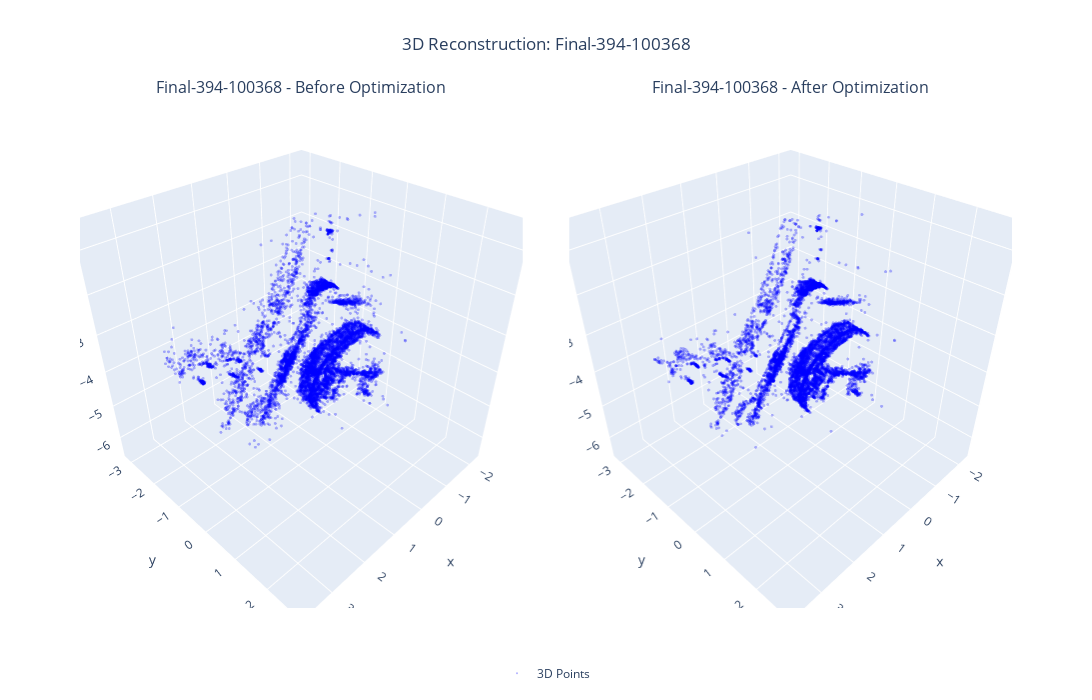

Here is the notebook cell this chart was saved with:
### Code cell
check_memory_status()
run_single_dataset(1, verbose=True)  
force_cleanup()

### Figure 1 — Plotly figure (JSON) as saved in the notebook; plotly's stock layout.template omitted (floating-point values rounded to 4 significant figures; data arrays with more than 128 entries replaced by an {"elided": "..."} marker saying what was removed)
{"data": [{"marker": {"color": "blue", "opacity": 0.3, "size": 1}, "mode": "markers", "name": "3D Points", "scene": "scene", "showlegend": true, "type": "scatter3d", "x": {"elided": "10000 float values"}, "y": {"elided": "10000 float values"}, "z": {"elided": "10000 float values"}}, {"marker": {"color": "blue", "opacity": 0.3, "size": 1}, "mode": "markers", "name": "3D Points", "scene": "scene2", "showlegend": false, "type": "scatter3d", "x": {"elided": "10000 float values"}, "y": {"elided": "10000 float values"}, "z": {"elided": "10000 float values"}}], "layout": {"annotations": [{"font": {"size": 16}, "showarrow": false, "text": "Final-394-100368 - Before Optimization", "x": 0.2375, "xanchor": "center", "xref": "paper", "y": 1, "yanchor": "bottom", "yref": "paper"}, {"font": {"size": 16}, "showarrow": false, "text": "Final-394-100368 - After Optimization", "x": 0.7625, "xanchor": "center", "xref": "paper", "y": 1, "yanchor": "bottom", "yref": "paper"}], "height": 700, "legend": {"orientation": "h", "x": 0.5, "xanchor": "center", "y": -0.1}, "scene": {"aspectmode": "cube", "domain": {"x": [0, 0.475], "y": [0, 1]}, "xaxis": {"range": [-2.41, 3.861]}, "yaxis": {"range": [-3.307, 2.964]}, "zaxis": {"range": [-6.633, -0.3624]}}, "scene2": {"aspectmode": "cube", "domain": {"x": [0.525, 1], "y": [0, 1]}, "xaxis": {"range": [-2.41, 3.861]}, "yaxis": {"range": [-3.307, 2.964]}, "zaxis": {"range": [-6.633, -0.3624]}}, "showlegend": true, "title": {"text": "3D Reconstruction: Final-394-100368", "x": 0.5}, "width": 1400}}
